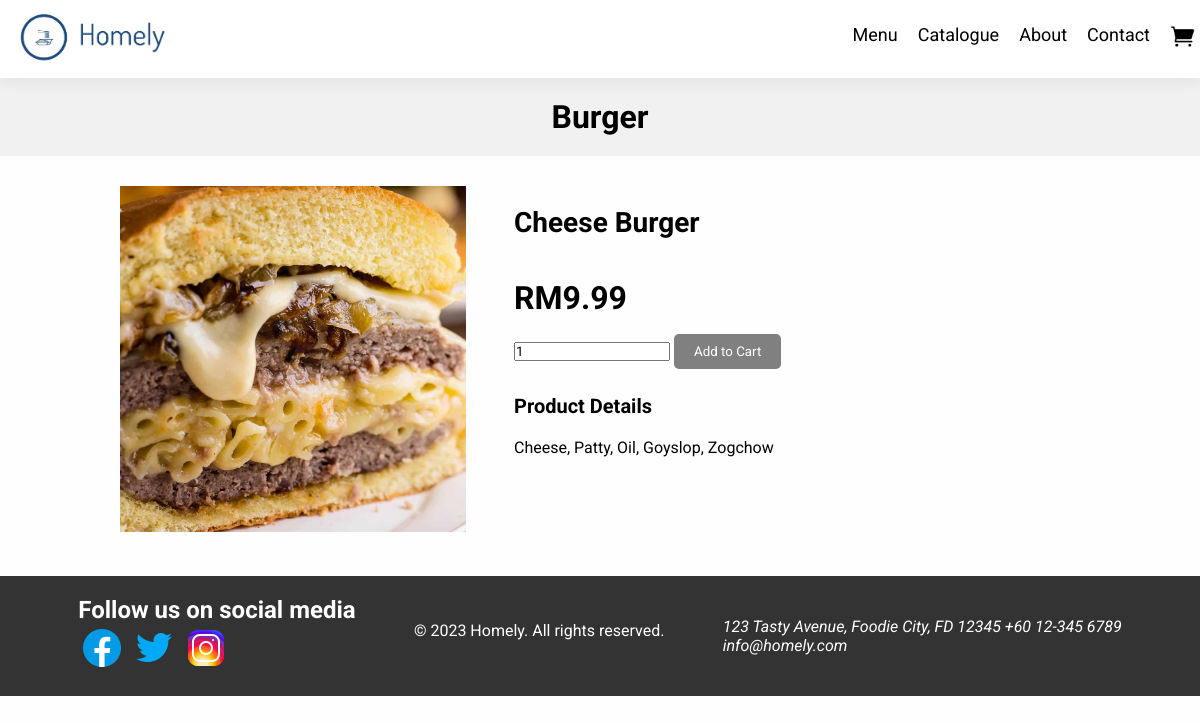
Screenshot of /item/1/ with the database file from the repository.
### restaurant/models.py (models this page shows, shortened)
class FoodItem(models.Model):
    type = models.CharField(max_length=100)
    category = models.CharField(max_length=100)
    name = models.CharField(max_length=100)
    price = models.DecimalField(max_digits=6, decimal_places=2)
    description = models.TextField()
    image = models.ImageField(upload_to='menu_items/')
    details_url = models.URLField(blank=True, null=True)

### restaurant/views.py (the view)
# urls.py: path('item/<int:pk>/', views.item_detail, name='item_detail'),
def item_detail(request, pk):
    item = FoodItem.objects.get(id = pk)
    return render(request, 'item_detail.html', {'item': item})

### templates/item_detail.html (shortened to what this page needs)
{% extends 'main.html' %} {% load static %} {% csrf_token %} {% block content %}
<h1 class="food-heading">{{ item.type }}</h1>
<section class="food-item">
  <section class="col1">
    <img src="{{ MEDIA_URL }}{{ item.image.url }}" alt="{{ item.name }}" />
  </section>
  <section class="col2">
    <h2>{{ item.name }}</h2>
    <h3>RM{{ item.price }}</h3>
    <form action="{% url 'add_to_cart' item.id %}" method="post">
      <input type="number" name="quantity" value="1" min="1" />
      <input type="submit" class="order-button" value="Add to Cart" />
    </form>
    <h4>Product Details</h4>
    <p>{{ item.description }}</p>
  </section>
</section>
{% endblock %}

### static/styles/main.css (style rules this page uses)
* { margin: 0; padding: 0; font-family: "Roboto", sans-serif; }
body { background-color: #fefefe; }
.food-heading, .drinks-heading, .menu-heading { background-color: rgba(188, 188, 188, 0.197); padding: 20px; text-align: center; }
.food-item { display: flex; width: 1000px; margin: 30px auto 40px; }
.col1 { width: 40%; padding-left: 20px; }
.col1 > img { max-width: 90%; }
.col2 { width: 60%; padding: 10px; }
.order-button { background-color: grey; color: #fff; padding: 10px 20px; border: none; border-radius: 5px; cursor: pointer; transition: background-color 0.3s; }
.order-button { margin: 5px 0; text-align: center; }
.col2 > h2 { padding: 10px 0 40px 0; font-size: 28px; }
.col2 > h3 { font-size: 32px; margin-bottom: 12px; }
.col2 > h4 { padding: 20px 0 20px 0; font-size: 20px; }

### rows the page displays
FoodItem: type "Burger", image (picture), name "Cheese Burger", price "9.99", description "Cheese, Patty, Oil, Goyslop, Zogchow"
